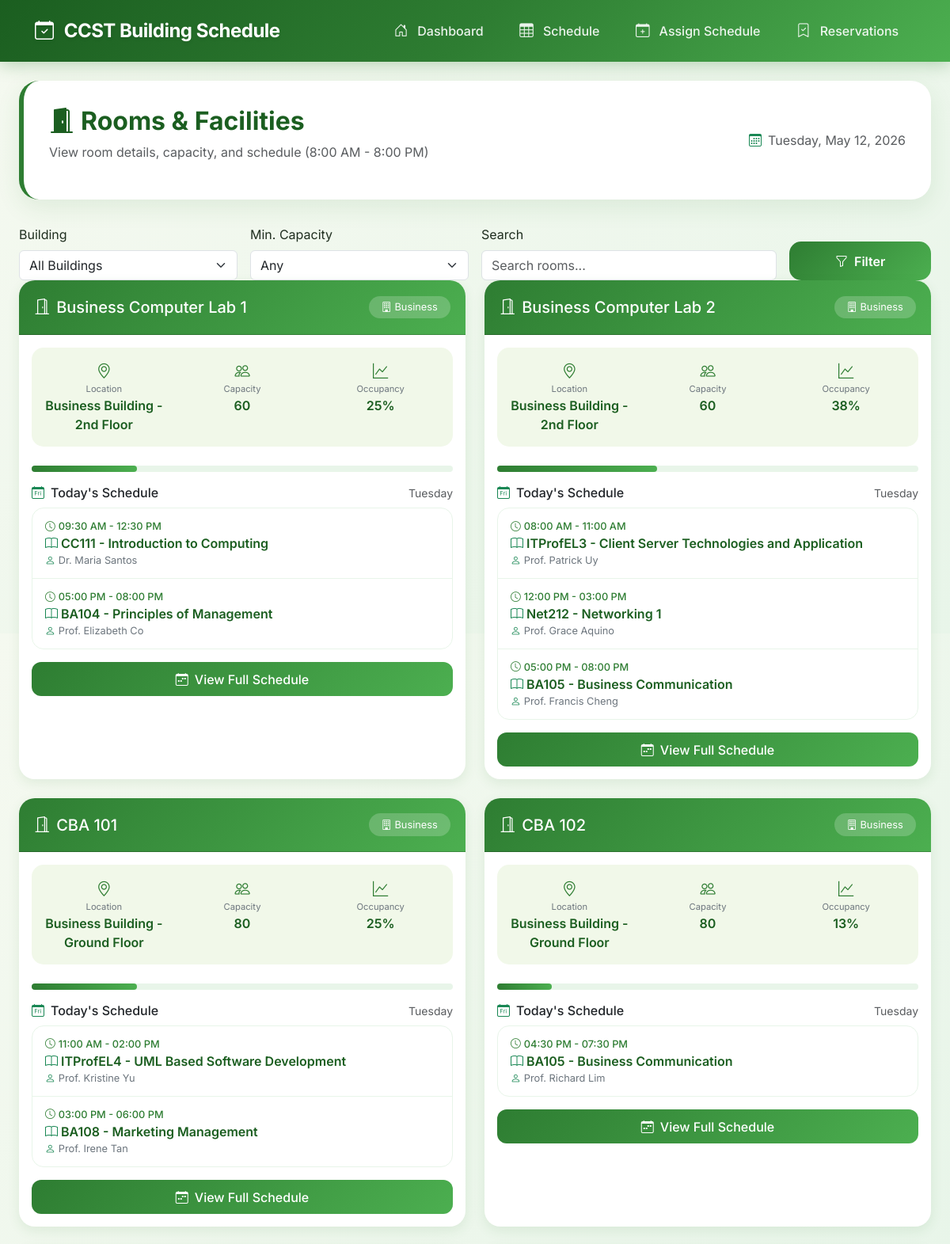
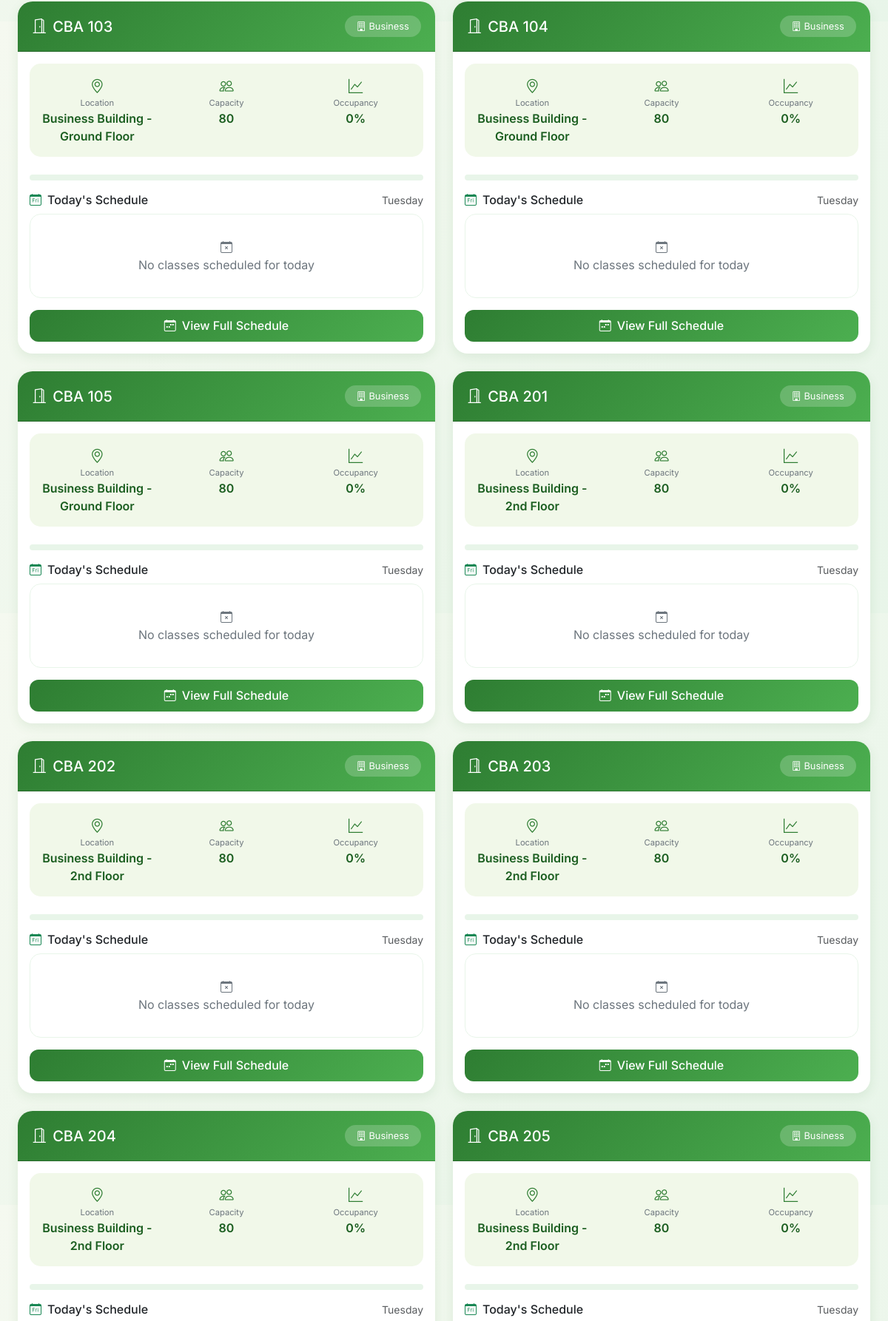
Screenshot of /pages/rooms.php (upper part) with the database file from the repository (2 pictures, top to bottom).
### tables this page shows
CREATE TABLE `rooms` (
  `room_id` int(11) NOT NULL,
  `name` varchar(50) NOT NULL,
  `location` varchar(100) DEFAULT NULL,
  `capacity` int(11) DEFAULT NULL,
  `room_type` varchar(20) DEFAULT 'lecture' COMMENT 'lecture, lab, seminar'
);

CREATE TABLE `schedule` (
  `schedule_id` int(11) NOT NULL,
  `class_id` int(11) NOT NULL,
  `room_id` int(11) NOT NULL,
  `day_of_week` varchar(10) NOT NULL COMMENT 'Monday, Tuesday, Wednesday, Thursday, Friday, Saturday, Sunday',
  `start_time` time NOT NULL,
  `end_time` time NOT NULL
);

CREATE TABLE `courses` (
  `course_id` int(11) NOT NULL,
  `course_code` varchar(20) NOT NULL,
  `name` varchar(100) NOT NULL,
  `description` text DEFAULT NULL,
  `credits` int(11) DEFAULT NULL,
  `hours_per_week` int(11) DEFAULT 3 COMMENT 'Total hours needed per week',
  `requires_lab` tinyint(1) DEFAULT 0 COMMENT 'Does this course need a lab room?',
  `duration_hours` int(11) DEFAULT 3 COMMENT 'Hours per meeting'
);

### pages/rooms.php (the view, shortened to what this page needs)
<?php
require_once '../api/config.php';
include '../includes/header.php';
include '../includes/navbar.php';
?>
<div class="container-fluid px-4">
    <div class="page-header mt-4">
        <div class="d-flex justify-content-between align-items-center">
            <div>
                <h2><i class="bi bi-door-open-fill me-2"></i>Rooms & Facilities</h2>
                <p class="text-muted">View room details, capacity, and schedule (8:00 AM - 8:00 PM)</p>
            </div>
            <div class="text-muted">
                <i class="bi bi-calendar3 me-2 text-success"></i><?php echo date('l, F d, Y'); ?>
            </div>
        </div>
    </div>
    <div class="filter-section">
        <form method="GET" class="row g-3 align-items-end">
            <div class="col-md-3">
                <label class="form-label">Building</label>
                <select name="building" class="form-select">
                    <option value="">All Buildings</option>
                </select>
            </div>
            <div class="col-md-3">
                <label class="form-label">Min. Capacity</label>
                <select name="capacity" class="form-select">
                    <option value="">Any</option>
                </select>
            </div>
            <div class="col-md-4">
                <label class="form-label">Search</label>
                <input type="text" name="search" class="form-control" placeholder="Search rooms...">
            </div>
            <div class="col-md-2">
                <button type="submit" class="btn btn-primary-custom w-100">
                    <i class="bi bi-funnel me-2"></i>Filter
                </button>
            </div>
        </form>
    </div>
    <div class="row g-4">
        <?php
        $query = "SELECT * FROM rooms";
        $query .= " ORDER BY name";
        $result = $conn->query($query);
        if ($result->num_rows > 0) {
            while($room = $result->fetch_assoc()) {
                $today = date('l');
                $schedule_query = "SELECT s.*, c.course_code, c.name as course_name,
                                          CONCAT(e.first_name, ' ', e.last_name) as instructor
                                   FROM schedule s
                                   JOIN classes cl ON s.class_id = cl.class_id
                                   JOIN courses c ON cl.course_id = c.course_id
                                   JOIN employees e ON cl.instructor_id = e.employee_id
                                   WHERE s.room_id = {$room['room_id']}
                                   AND s.day_of_week = '$today'
                                   ORDER BY s.start_time";
                $schedule_result = $conn->query($schedule_query);
                $total_slots = 8;
                $occupied_slots = $schedule_result->num_rows;
                $occupancy_rate = $total_slots > 0 ? round(($occupied_slots / $total_slots) * 100) : 0;
                $building_parts = explode(' ', $room['location']);
                $building = $building_parts[0];
                ?>
                <div class="col-xl-6">
                    <div class="room-card card">
                        <div class="card-header d-flex justify-content-between align-items-center">
                            <h5 class="mb-0"><i class="bi bi-door-open me-2"></i><?php echo $room['name']; ?></h5>
                            <span class="building-tag"><i class="bi bi-building me-1"></i><?php echo $building; ?></span>
                        </div>
                        <div class="card-body">
                            <div class="room-details">
                                <div class="room-detail-item">
                                    <i class="bi bi-geo-alt"></i>
                                    <span class="label">Location</span>
                                    <span class="value"><?php echo $room['location']; ?></span>
                                </div>
                                <div class="room-detail-item">
                                    <i class="bi bi-people"></i>
                                    <span class="label">Capacity</span>
                                    <span class="value"><?php echo $room['capacity']; ?></span>
                                </div>
                                <div class="room-detail-item">
                                    <i class="bi bi-graph-up"></i>
                                    <span class="label">Occupancy</span>
                                    <span class="value"><?php echo $occupancy_rate; ?>%</span>
                                </div>
                            </div>
                            <div class="occupancy-bar">
                                <div class="occupancy-fill" style="width: <?php echo $occupancy_rate; ?>%;"></div>
                            </div>
                            <div class="d-flex justify-content-between align-items-center mb-2">
                                <h6 class="mb-0"><i class="bi bi-calendar-day me-2 text-success"></i>Today's Schedule</h6>
                                <small class="text-muted"><?php echo date('l'); ?></small>
                            </div>
                            <div class="schedule-list mb-3">
                                <?php
                                if ($schedule_result->num_rows > 0) {
                                    while($schedule_row = $schedule_result->fetch_assoc()) {
                                        $start_time = DateTime::createFromFormat('H:i:s', $schedule_row['start_time']);
                                        $end_time = DateTime::createFromFormat('H:i:s', $schedule_row['end_time']);
                                        ?>
                                        <div class="schedule-item">
                                            <div class="schedule-time">
                                                <i class="bi bi-clock me-1"></i><?php echo $start_time->format('h:i A') . ' - ' . $end_time->format('h:i A'); ?>
                                            </div>
                                            <div class="schedule-course"><i class="bi bi-book me-1 text-success"></i><?php echo $schedule_row['course_code'] . ' - ' . $schedule_row['course_name']; ?></div>
                                            <div class="schedule-instructor"><i class="bi bi-person me-1 text-success"></i><?php echo $schedule_row['instructor']; ?></div>
                                        </div>
                                        <?php
                                    }
                                } else {
                                    echo '<div class="empty-schedule"><i class="bi bi-calendar-x"></i><p class="mb-0">No classes scheduled for today</p></div>';
                                }
                                ?>
                            </div>
                            <a href="schedule.php?view=room&id=<?php echo $room['room_id']; ?>" class="btn-view">
                                <i class="bi bi-calendar-week me-2"></i>View Full Schedule
                            </a>
                        </div>
                    </div>
                </div>
                <?php
            }
        } else {
            echo '<div class="col-12 text-center py-5"><i class="bi bi-door-open display-1 text-success mb-3"></i><h5 class="text-muted">No Rooms Found</h5></div>';
        }
        ?>
    </div>
</div>
<?php include '../includes/footer.php'; ?>

### assets/css/style.css (style rules this page uses)
:root { --primary-color: #2e7d32; --primary-light: #4caf50; --primary-dark: #1b5e20; --secondary-color: #66bb6a; --danger-color: #f44336; --warning-color: #ff9800; --info-color: #2196f3; --light-bg: #f1f8e9; --dark-text: #1f2e1f; }
body { font-family: 'Inter', sans-serif; background: linear-gradient(135deg, #f5f9f0 0%, #e8f5e9 100%); min-height: 100vh; color: var(--dark-text); }
.page-header { background: white; padding: 2rem; border-radius: 25px; box-shadow: 0 10px 30px rgba(46, 125, 50, 0.1); margin-bottom: 2rem; border-left: 6px solid var(--primary-color); }
.page-header h2 { font-weight: 700; color: var(--primary-dark); margin-bottom: 0.5rem; }
.btn-primary-custom { background: linear-gradient(135deg, var(--primary-color) 0%, var(--primary-light) 100%); border: none; padding: 0.8rem 2rem; border-radius: 15px; font-weight: 600; transition: all 0.3s ease; color: white; }

### pages/rooms.php (style rules this page uses)
.room-card { border: none; border-radius: 20px; overflow: hidden; box-shadow: 0 5px 15px rgba(46, 125, 50, 0.1); height: 100%; }
.room-card .card-header { background: linear-gradient(135deg, var(--primary-color) 0%, var(--primary-light) 100%); color: white; padding: 1.2rem; }
.room-details { display: flex; gap: 1.5rem; margin-bottom: 1.5rem; padding: 1rem; background: #f1f8e9; border-radius: 15px; }
.room-detail-item { text-align: center; flex: 1; }
.room-detail-item i { font-size: 1.2rem; color: var(--primary-color); }
.room-detail-item .label { font-size: 0.7rem; color: #6c757d; display: block; }
.room-detail-item .value { font-weight: 600; color: var(--primary-dark); }
.building-tag { display: inline-block; padding: 0.3rem 1rem; background-color: rgba(255,255,255,0.2); color: white; border-radius: 20px; font-size: 0.8rem; }
.schedule-list { max-height: 300px; overflow-y: auto; border-radius: 15px; border: 1px solid #e8f5e9; }
.schedule-item { padding: 0.8rem 1rem; border-bottom: 1px solid #e8f5e9; }
.schedule-item:last-child { border-bottom: none; }
.schedule-time { font-size: 0.8rem; color: var(--primary-color); font-weight: 500; }
.schedule-course { font-weight: 600; color: var(--primary-dark); }
.schedule-instructor { font-size: 0.8rem; color: #6c757d; }
.occupancy-bar { height: 8px; background-color: #e8f5e9; border-radius: 10px; margin: 1rem 0; }
.occupancy-fill { height: 100%; background: linear-gradient(90deg, var(--primary-color), var(--primary-light)); border-radius: 10px; }
.btn-view { background: linear-gradient(135deg, var(--primary-color) 0%, var(--primary-light) 100%); color: white; border-radius: 12px; padding: 0.6rem 1rem; font-weight: 500; text-decoration: none; display: block; text-align: center; }
.empty-schedule { text-align: center; padding: 2rem; color: #6c757d; }

### rows the page displays
rooms: name "Business Computer Lab 1", location "Business", location "Business Building - 2nd Floor", capacity "60", occupancy_rate "25"
schedule: start_time "09:30 AM", end_time "12:30 PM", courses.course_code "CC111", courses.name "Introduction to Computing", instructor "Dr. Maria Santos"
schedule: start_time "05:00 PM", end_time "08:00 PM", courses.course_code "BA104", courses.name "Principles of Management", instructor "Prof. Elizabeth Co"
rooms: name "Business Computer Lab 2", location "Business", location "Business Building - 2nd Floor", capacity "60", occupancy_rate "38"
schedule: start_time "08:00 AM", end_time "11:00 AM", courses.course_code "ITProfEL3", courses.name "Client Server Technologies and Application", instructor "Prof. Patrick Uy"
schedule: start_time "12:00 PM", end_time "03:00 PM", courses.course_code "Net212", courses.name "Networking 1", instructor "Prof. Grace Aquino"
schedule: start_time "05:00 PM", end_time "08:00 PM", courses.course_code "BA105", courses.name "Business Communication", instructor "Prof. Francis Cheng"
rooms: name "CBA 101", location "Business", location "Business Building - Ground Floor", capacity "80", occupancy_rate "25"
schedule: start_time "11:00 AM", end_time "02:00 PM", courses.course_code "ITProfEL4", courses.name "UML Based Software Development", instructor "Prof. Kristine Yu"
schedule: start_time "03:00 PM", end_time "06:00 PM", courses.course_code "BA108", courses.name "Marketing Management", instructor "Prof. Irene Tan"
rooms: name "CBA 102", location "Business", location "Business Building - Ground Floor", capacity "80", occupancy_rate "13"
schedule: start_time "04:30 PM", end_time "07:30 PM", courses.course_code "BA105", courses.name "Business Communication", instructor "Prof. Richard Lim"
rooms: name "CBA 103", location "Business", location "Business Building - Ground Floor", capacity "80", occupancy_rate "0", shows "No classes scheduled for today"
rooms: name "CBA 104", location "Business", location "Business Building - Ground Floor", capacity "80", occupancy_rate "0", shows "No classes scheduled for today"
rooms: name "CBA 105", location "Business", location "Business Building - Ground Floor", capacity "80", occupancy_rate "0", shows "No classes scheduled for today"
rooms: name "CBA 201", location "Business", location "Business Building - 2nd Floor", capacity "80", occupancy_rate "0", shows "No classes scheduled for today"
rooms: name "CBA 202", location "Business", location "Business Building - 2nd Floor", capacity "80", occupancy_rate "0", shows "No classes scheduled for today"
rooms: name "CBA 203", location "Business", location "Business Building - 2nd Floor", capacity "80", occupancy_rate "0", shows "No classes scheduled for today"
rooms: name "CBA 204", location "Business", location "Business Building - 2nd Floor", capacity "80", occupancy_rate "0"
rooms: name "CBA 205", location "Business", location "Business Building - 2nd Floor", capacity "80", occupancy_rate "0"
